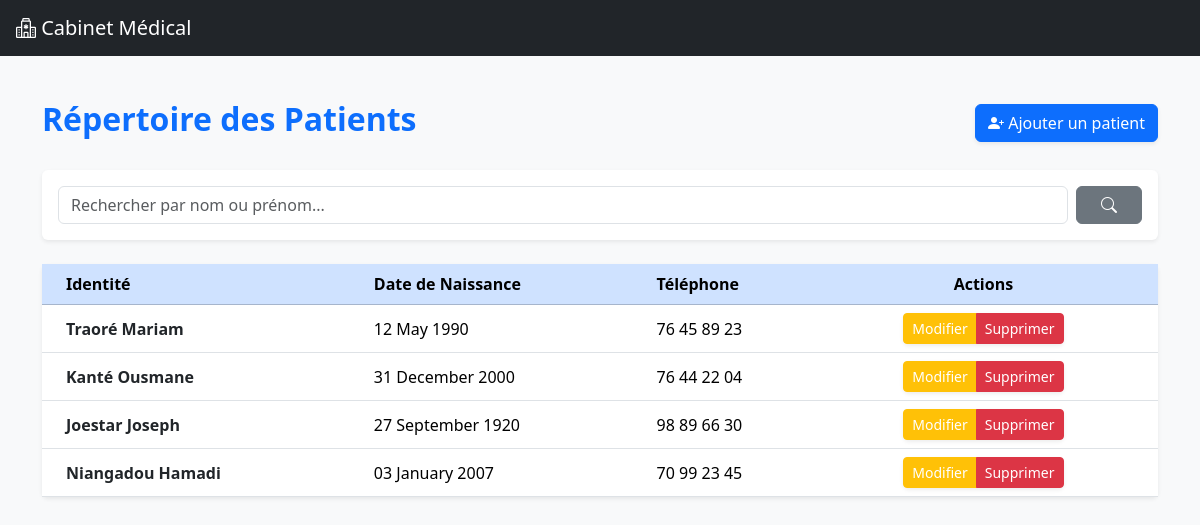
The app's page /patients/ with its own data.
### patients/models.py (models this page shows, shortened)
class Patient(models.Model):
    nom = models.CharField(max_length=100)
    prenom = models.CharField(max_length=100)
    date_naissance = models.DateField()
    adresse = models.TextField(blank=True, null=True)
    telephone = models.CharField(max_length=20, blank=True, null=True)
    email = models.EmailField(blank=True, null=True)

### patients/views.py (the view)
# urls.py: path('', views.patients_list, name='patients_list'),  # Liste des patients
def patients_list(request):
    patients = Patient.objects.all()
    return render(request, 'patients/patients_list.html', {'patients': patients})

### consultations/context_processors.py (called while the page is built)
def notifications_context(request):
    today = date.today()
    consultations_today = Consultation.objects.filter(date_consultation=today).count()
    rendezvous_today = RendezVous.objects.filter(date_rendezvous=today).count()
    notifications = []
    if consultations_today > 0:
        notifications.append(f"{consultations_today} consultations prévues aujourd’hui")
    if rendezvous_today > 0:
        notifications.append(f"{rendezvous_today} rendez-vous prévus aujourd’hui")
    return {
        "notifications": notifications,
        "notifications_count": len(notifications),
    }

### patients/templates/patients/patients_list.html (shortened to what this page needs)
{% extends "base.html" %}
{% block content %}
<div class="container mt-4">
    <div class="d-flex justify-content-between align-items-center mb-4">
        <h2 class="fw-bold text-primary">Répertoire des Patients</h2>
        <a href="{% url 'patients_create' %}" class="btn btn-primary shadow-sm">
            <i class="bi bi-person-plus-fill"></i> Ajouter un patient
        </a>
    </div>
    <div class="card mb-4 border-0 shadow-sm">
        <div class="card-body">
            <form method="get" action="{% url 'patients_list' %}" class="d-flex gap-2">
                <input type="text" name="q" class="form-control" placeholder="Rechercher par nom ou prénom..." value="{{ request.GET.q }}">
                <button type="submit" class="btn btn-secondary px-4">
                    <i class="bi bi-search"></i>
                </button>
            </form>
        </div>
    </div>
    <div class="card shadow-sm border-0">
        <div class="table-responsive">
            <table class="table table-hover align-middle mb-0">
                <thead class="table-primary">
                    <tr>
                        <th class="ps-4">Identité</th>
                        <th>Date de Naissance</th>
                        <th>Téléphone</th>
                        <th class="text-center pe-4">Actions</th>
                    </tr>
                </thead>
                <tbody>
                    {% for patient in patients %}
                    <tr>
                        <td class="ps-4">
                            <span class="fw-bold text-dark">{{ patient.nom }} {{ patient.prenom }}</span>
                        </td>
                        <td>{{ patient.date_naissance|date:"d F Y" }}</td>
                        <td>{{ patient.telephone|default:"Non renseigné" }}</td>
                        <td class="text-center pe-4">
                            <div class="btn-group shadow-sm">
                                <a href="{% url 'patients_update' patient.pk %}" class="btn btn-sm btn-warning text-white">Modifier</a>
                                <a href="{% url 'patients_delete' patient.pk %}" class="btn btn-sm btn-danger">Supprimer</a>
                            </div>
                        </td>
                    </tr>
                    {% empty %}
                    <tr>
                        <td colspan="4" class="text-center py-5 text-muted">
                            Aucun patient trouvé pour cette recherche.
                        </td>
                    </tr>
                    {% endfor %}
                </tbody>
            </table>
        </div>
    </div>
</div>
{% endblock %}

### templates/base.html (style rules this page uses)
body { min-height: 100vh; display: flex; flex-direction: column; }

### records on screen
Patient: nom "Traoré", prenom "Mariam", date_naissance "12 May 1990", telephone "76 45 89 23"
Patient: nom "Kanté", prenom "Ousmane", date_naissance "31 December 2000", telephone "76 44 22 04"
Patient: nom "Joestar", prenom "Joseph", date_naissance "27 September 1920", telephone "98 89 66 30"
Patient: nom "Niangadou", prenom "Hamadi", date_naissance "03 January 2007", telephone "70 99 23 45"
